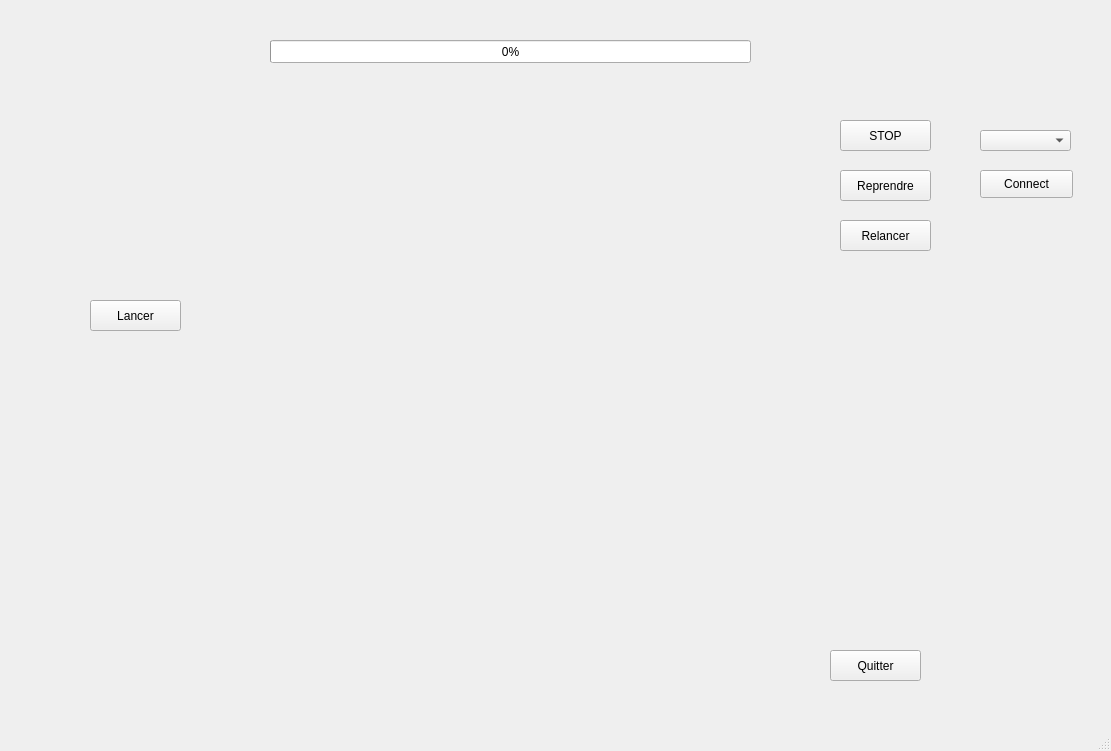
<?xml version="1.0" encoding="UTF-8"?>
<ui version="4.0">
 <class>MainWindow</class>
 <widget class="QMainWindow" name="MainWindow">
  <property name="geometry">
   <rect>
    <x>0</x>
    <y>0</y>
    <width>1111</width>
    <height>751</height>
   </rect>
  </property>
  <property name="windowTitle">
   <string>MainWindow</string>
  </property>
  <widget class="QWidget" name="centralwidget">
   <widget class="QLabel" name="label">
    <property name="geometry">
     <rect>
      <x>240</x>
      <y>80</y>
      <width>512</width>
      <height>512</height>
     </rect>
    </property>
    <property name="text">
     <string/>
    </property>
   </widget>
   <widget class="QPushButton" name="Lancer">
    <property name="geometry">
     <rect>
      <x>90</x>
      <y>300</y>
      <width>91</width>
      <height>31</height>
     </rect>
    </property>
    <property name="text">
     <string>Lancer</string>
    </property>
   </widget>
   <widget class="QPushButton" name="quit">
    <property name="geometry">
     <rect>
      <x>830</x>
      <y>650</y>
      <width>91</width>
      <height>31</height>
     </rect>
    </property>
    <property name="text">
     <string>Quitter</string>
    </property>
   </widget>
   <widget class="QProgressBar" name="progressBar">
    <property name="geometry">
     <rect>
      <x>270</x>
      <y>40</y>
      <width>481</width>
      <height>23</height>
     </rect>
    </property>
    <property name="value">
     <number>0</number>
    </property>
   </widget>
   <widget class="QPushButton" name="STOP">
    <property name="geometry">
     <rect>
      <x>840</x>
      <y>120</y>
      <width>91</width>
      <height>31</height>
     </rect>
    </property>
    <property name="text">
     <string>STOP</string>
    </property>
   </widget>
   <widget class="QPushButton" name="Relancer">
    <property name="geometry">
     <rect>
      <x>840</x>
      <y>220</y>
      <width>91</width>
      <height>31</height>
     </rect>
    </property>
    <property name="text">
     <string>Relancer</string>
    </property>
   </widget>
   <widget class="QPushButton" name="Reprendre">
    <property name="geometry">
     <rect>
      <x>840</x>
      <y>170</y>
      <width>91</width>
      <height>31</height>
     </rect>
    </property>
    <property name="text">
     <string>Reprendre</string>
    </property>
   </widget>
   <widget class="QPushButton" name="Connect">
    <property name="geometry">
     <rect>
      <x>980</x>
      <y>170</y>
      <width>93</width>
      <height>28</height>
     </rect>
    </property>
    <property name="text">
     <string>Connect</string>
    </property>
   </widget>
   <widget class="QComboBox" name="chan_dev">
    <property name="geometry">
     <rect>
      <x>980</x>
      <y>130</y>
      <width>91</width>
      <height>21</height>
     </rect>
    </property>
   </widget>
  </widget>
  <widget class="QMenuBar" name="menubar">
   <property name="geometry">
    <rect>
     <x>0</x>
     <y>0</y>
     <width>1111</width>
     <height>26</height>
    </rect>
   </property>
  </widget>
  <widget class="QStatusBar" name="statusbar"/>
 </widget>
 <resources/>
 <connections/>
</ui>
